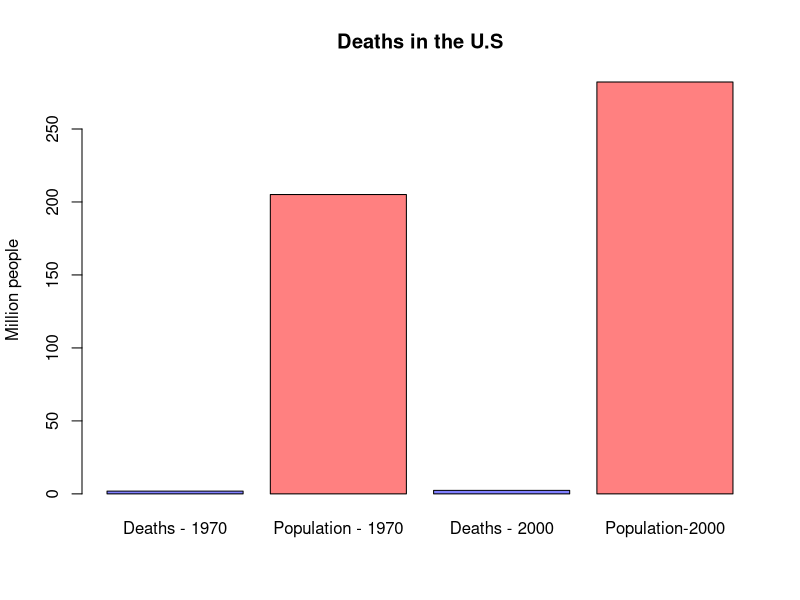
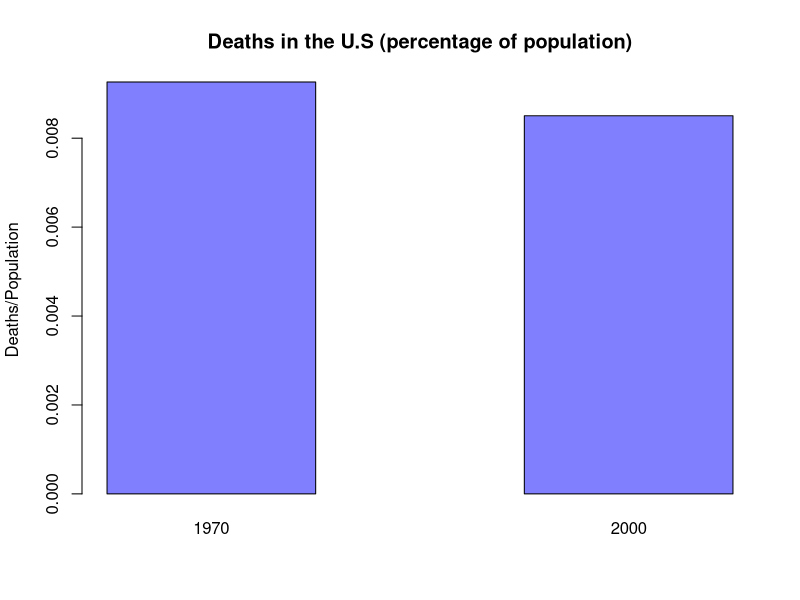
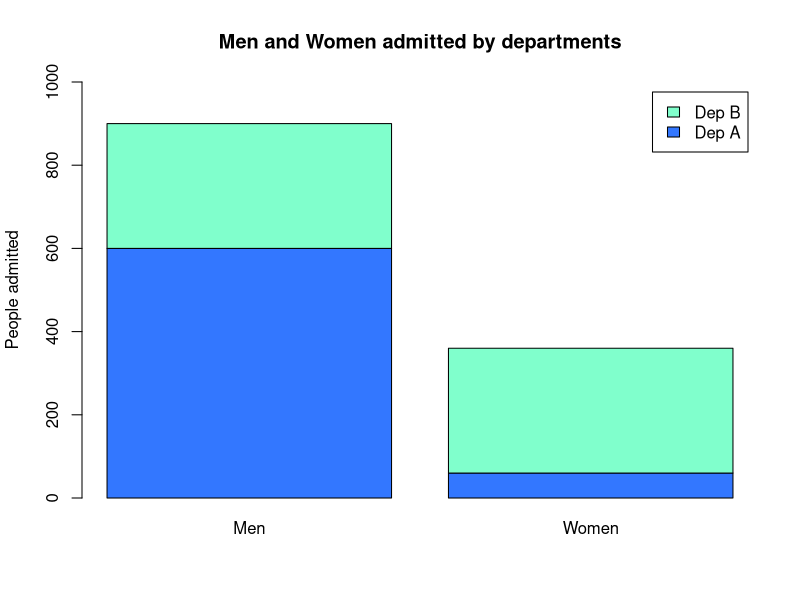
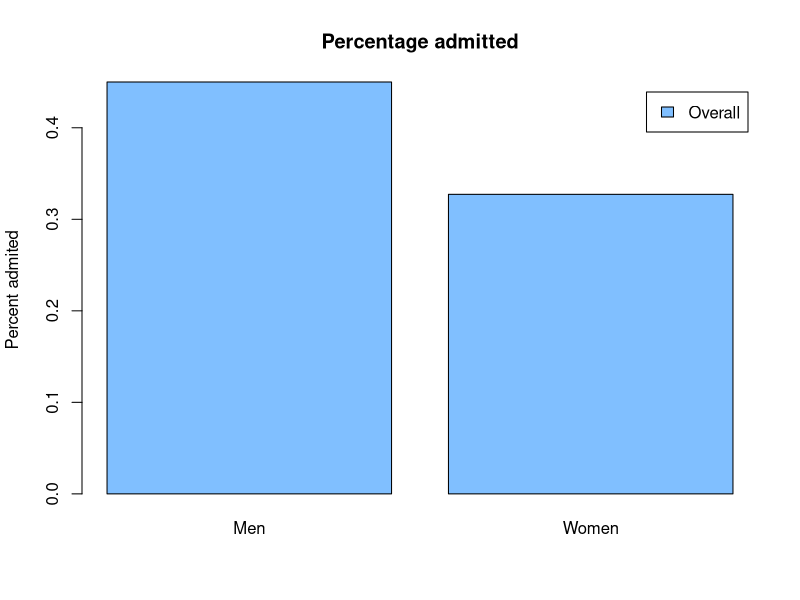

The R source for these figures, in order:
## ---- chunk 1
# automatically create a bib database for R packages
knitr::write_bib(c(
  .packages(), 'bookdown', 'knitr', 'rmarkdown'
), 'packages.bib')
## ---- chunk 2
year_1970 <- c(1.9, 205.1)
year_2000 <- c(2.4, 282.2)
years <- c(year_1970,year_2000)
deaths <- barplot(years, main="Deaths in the U.S",
  ylab = "Million people", col=c("#8080ff","#ff8080"), names.arg = c('Deaths - 1970','Population - 1970','Deaths - 2000','Population-2000'))
## ---- chunk 3
year_1970_r <- 1.9/205.1
year_2000_r <- 2.4/282.2
years_r <- c(year_1970_r,year_2000_r)
deaths <- barplot(years_r, main="Deaths in the U.S (percentage of population)",
  ylab = "Deaths/Population", col=c("#8080ff"), names.arg = c('1970','2000'), width = c(5,5), space = 1)

## ---- chunk 4

men <- c(1000,1000)
women <- c(100,1000)

dep <- c(0.6,0.3)

men_addmited <- (men*dep)
women_addmited <- (women*dep)
addmited <- c(men_addmited, women_addmited)

addmited <- matrix(addmited, nrow = 2)
x <- c(sum(addmited[1,]), sum(addmited[2,]))

b <- barplot(addmited, col = c('#3377ff','#80ffcc'), ylab = "People admitted", names.arg = c("Men", "Women"), ylim = c(0,1000), main = "Men and Women admitted by departments", legend = c("Dep A", "Dep B")) 


## ---- chunk 5
addmited_percent <- c((sum(men_addmited)/2000),(sum(women_addmited)/1100))
b <- barplot(addmited_percent, col = c('#80bfff'), ylab = "Percent admited", names.arg = c("Men", "Women"), main = "Percentage admitted", legend = c("Overall"))

